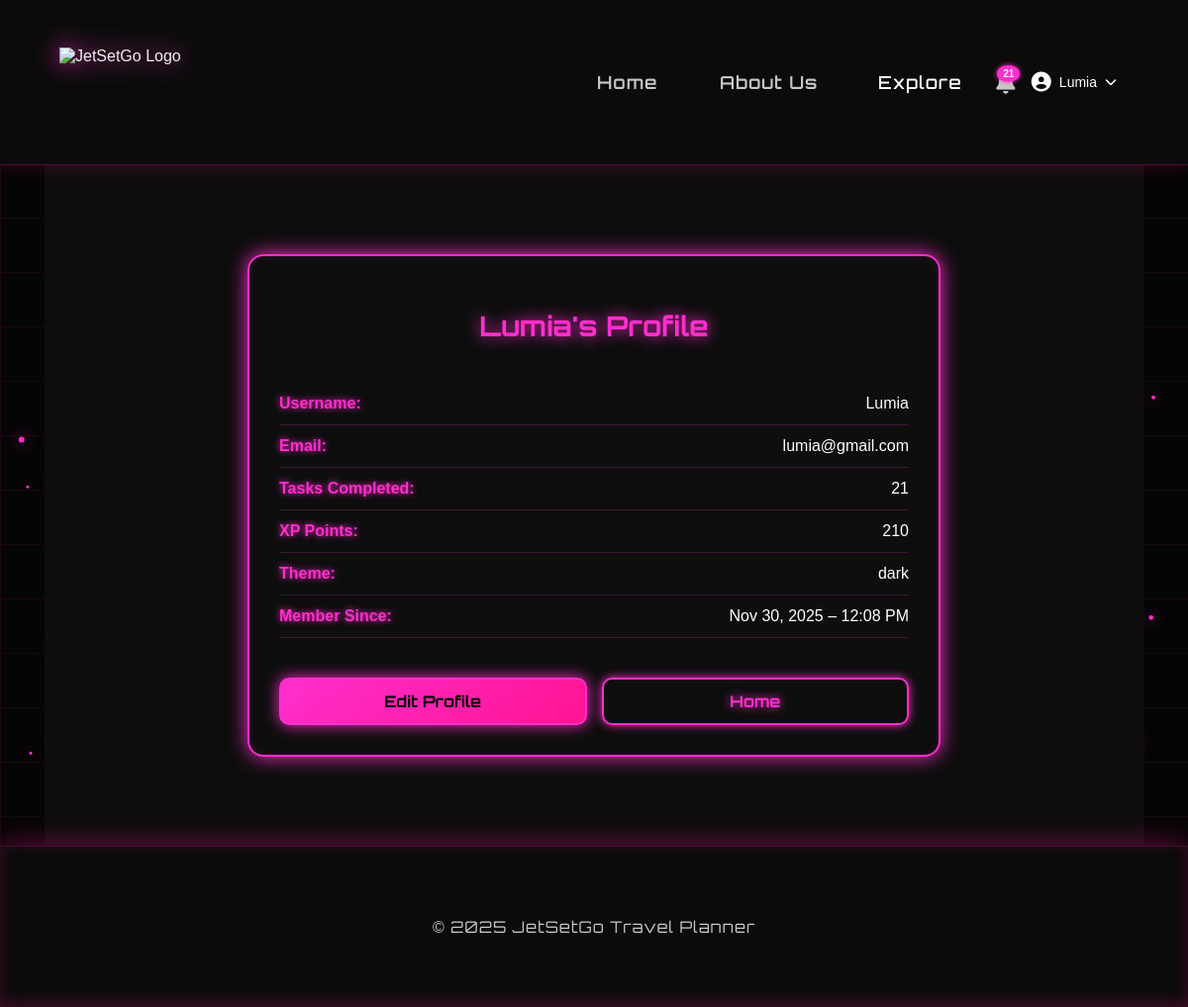
The app's page /profile (signed in) with its own data.
### app/models.py (models this page shows, shortened)
class User(db.Model):
    __tablename__ = 'user'
    id = db.Column(db.Integer, primary_key=True)
    username = db.Column(db.String(100), nullable=False)
    email = db.Column(db.String(100), unique=True, nullable=False)
    password = db.Column(db.String(200), nullable=False)
    shared_expenses = db.relationship("Expense", secondary=expense_shared, backref="users_shared")
    favorite_destinations = db.relationship(
        "FavoriteDestination",
        secondary=user_favorite_destinations,
        backref=db.backref("users_who_favorited", lazy="dynamic")
    )
    reviews = db.relationship("Review", backref="user", lazy=True, cascade="all, delete-orphan")

class UserStats(db.Model):
    __tablename__ = "user_stats"
    id = db.Column(db.Integer, primary_key=True)
    user_id = db.Column(db.Integer, db.ForeignKey("user.id"), unique=True, nullable=False)
    total_xp = db.Column(db.Integer, default=0)
    tasks_completed = db.Column(db.Integer, default=0)
    theme = db.Column(db.String(10), default="dark")
    created_at = db.Column(db.DateTime, default=datetime.utcnow)
    updated_at = db.Column(db.DateTime, default=datetime.utcnow, onupdate=datetime.utcnow)
    user = db.relationship("User", backref=db.backref("stats", uselist=False))
    badges = db.relationship("Badge", backref="user_stats", lazy=True, cascade="all, delete-orphan")

### app/routes/auth.py (the view)
@auth_bp.route("/profile")
def profile():
    if 'user_id' not in session:
        flash("Please log in to access your profile.", "danger")
        return redirect(url_for("auth.login"))
    user = User.query.get(session['user_id'])
    user_stats = UserStats.query.filter_by(user_id=user.id).first()
    return render_template("profile.html", user=user, user_stats=user_stats)

### app/templates/profile.html (shortened to what this page needs)
{% extends "base.html" %}
{% block content %}
<div class="profile-wrapper">
    <div class="profile-card">
        <h2 class="profile-title">{{ user.username }}'s Profile</h2>
        <div class="profile-details">
            <div class="detail-row">
                <span class="label">Username:</span>
                <span class="value">{{ user.username }}</span>
            </div>
            <div class="detail-row">
                <span class="label">Email:</span>
                <span class="value">{{ user.email }}</span>
            </div>
            <div class="detail-row">
                <span class="label">Tasks Completed:</span>
                <span class="value">{{ user_stats.tasks_completed }}</span>
            </div>
            <div class="detail-row">
                <span class="label">XP Points:</span>
                <span class="value">{{ user_stats.total_xp }}</span>
            </div>
            <div class="detail-row">
                <span class="label">Theme:</span>
                <span class="value">{{ user_stats.theme }}</span>
            </div>
            <div class="detail-row">
                <span class="label">Member Since:</span>
                <span class="value">{{ user_stats.created_at.strftime("%b %d, %Y – %I:%M %p") }}</span>
            </div>
        </div>
        <div class="profile-buttons">
            <a href="{{ url_for('auth.edit_profile') }}" class="btn neon-btn">Edit Profile</a>
            <a href="{{ url_for('view.user_home') }}" class="btn neon-outline">Home</a>
        </div>
    </div>
</div>
{% endblock %}

### app/templates/base.html (shortened to what this page needs)
<!DOCTYPE html>
<html lang="en">
<head>
    <link rel="stylesheet" href="{{ url_for('static', filename='css/style.css') }}">
    <link rel="stylesheet" href="https://cdnjs.cloudflare.com/ajax/libs/font-awesome/6.5.0/css/all.min.css">
</head>
<body>
<header>
    <div class="container nav-container">
        <img src="{{ url_for('static', filename='images/logo.png') }}" alt="JetSetGo Logo" class="logo">
        <nav>
            {% if 'user_id' in session and 'user_email' in session %}
            <a href="{{ url_for('view.user_home') }}">Home</a>
            {% else %}
            <a href="{{ url_for('view.landing') }}">Home</a>
            {% endif %}
            <a href="{{ url_for('main.about') }}">About Us</a>
            <a href="{{ url_for('social.explore') }}" class="nav-explore">Explore</a>
            <div class="notif-wrapper">
                <i class="fas fa-bell notif-bell" id="notifBell"></i>
                <span id="notifBadge" class="notif-badge" style="display:none;">0</span>
            </div>
            {% if 'user_id' in session and 'user_email' in session %}
                <div class="user-dropdown-wrapper">
                    <button class="user-dropdown-toggle">
                        <i class="fas fa-user-circle"></i>
                        <span class="username-display">{{ session.get('user_name', 'User') }}</span>
                        <i class="fas fa-chevron-down"></i>
                    </button>
                </div>
            {% else %}
                <a href="{{ url_for('auth.login') }}">Login</a>
                <a href="{{ url_for('auth.register') }}">Register</a>
            {% endif %}
        </nav>
    </div>
</header>
<main class="container">
    {% block content %}{% endblock %}
</main>
<footer>
    <div class="container">
        <p>&copy; {{ 2025 }} JetSetGo Travel Planner</p>
    </div>
</footer>
</body>
</html>

### app/static/css/style.css (style rules this page uses)
:root { --bg-color: #000000; --text-color: #f2f2f2; --soft-text: #c7c7c7; --card-bg: rgba(10, 10, 10, 0.8); --border-color: #ff2ecc; --neon-pink: #ff2ecc; --neon-hover: #ff5be0; }
body { background: var(--bg-color); color: var(--text-color); font-family: "Inter", sans-serif; margin: 0; padding: 0; opacity: 0; animation: fadeIn 0.9s ease-out forwards; }
a { transition: opacity 0.3s ease; }
.container { width: 90%; max-width: 1150px; margin: auto; }
body::before { content: ""; position: fixed; top: 0; left: 0; width: 100%; height: 100%; background-image: linear-gradient(rgba(255, 20, 147, 0.08) 1px, transparent 1px), linear-gradient(90deg, rgba(255, 20, 147, 0.08) 1px, transparent 1px); background-size: 55px 55px; animation: gridMove 32s linear infinite; z-index: -3; pointer-events: none !important; }
header { background: #0b0b0b; padding: 18px 0; border-bottom: 1px solid rgba(255, 20, 147, 0.3); box-shadow: 0 0 20px rgba(255, 20, 147, 0.2); position: relative; z-index: 20; }
header .container { display: flex; justify-content: space-between; align-items: center; }
.logo { height: 70px; filter: drop-shadow(0 0 12px var(--neon-pink)); }
nav a { margin-left: 30px; text-decoration: none; color: var(--soft-text); font-size: 18px; font-family: "Orbitron", sans-serif; letter-spacing: 1px; font-weight: 600; padding: 10px 14px; transition: 0.25s ease; position: relative; z-index: 20; }
.btn { width: 100%; padding: 12px 0; background: var(--neon-pink); color: #000; border: none; font-weight: 600; font-size: 16px; margin-top: 10px; border-radius: 8px; cursor: pointer; transition: 0.25s ease; box-shadow: 0 0 12px var(--neon-pink); position: relative; z-index: 20; }
footer { background: #0b0b0b; padding: 25px 0; text-align: center; color: var(--soft-text); border-top: 1px solid rgba(255, 20, 147, 0.25); font-family: "Orbitron", sans-serif; letter-spacing: 1px; box-shadow: 0 -5px 25px rgba(255, 20, 147, 0.3), inset 0 -5px 15px rgba(255, 20, 147, 0.2); position: relative; z-index: 20; }
.container { max-width: 1200px; margin: auto; padding: 30px 15px; position: relative; z-index: 10; }
.container h2 { color: var(--neon-pink); text-align: center; font-family: "Orbitron", sans-serif; text-shadow: 0 0 15px var(--neon-pink); margin-bottom: 40px; }
body { background: #050505; color: #eee; font-family: 'Poppins', sans-serif; }
.btn, .btn-small, .btn-clear { padding: 10px 18px; border: none; border-radius: 8px; background: var(--neon-pink); color: #000; cursor: pointer; font-weight: bold; transition: 0.2s ease; }
.notif-wrapper { position: relative; display: inline-block; margin-left: 18px; }
.notif-bell { font-size: 22px; color: var(--soft-text); cursor: pointer; transition: 0.25s ease; text-shadow: none; position: relative; top: 2px; }
.notif-badge { position: absolute; top: -5px; right: -5px; background: var(--neon-pink); color: white; font-size: 10px; padding: 3px 6px; border-radius: 50%; font-weight: bold; box-shadow: 0 0 5px var(--neon-pink); }
.profile-wrapper { max-width: 850px; margin: 80px auto; padding: 20px; position: relative; z-index: 10; }
.profile-card { background: rgba(10, 10, 10, 0.85); border: 2px solid var(--neon-pink); border-radius: 14px; padding: 35px 40px; box-shadow: 0 0 22px var(--neon-pink), inset 0 0 10px var(--neon-pink); backdrop-filter: blur(10px); animation: fadeIn 0.9s ease-out forwards; }
.profile-title { font-family: "Orbitron", sans-serif; font-size: 32px; color: var(--neon-pink); text-align: center; text-shadow: 0 0 15px var(--neon-pink); margin-bottom: 25px; }
.profile-details { width: 100%; margin-top: 10px; }
.detail-row { display: flex; justify-content: space-between; padding: 14px 0; border-bottom: 1px solid rgba(255, 20, 147, 0.25); }
.label { font-weight: 600; color: var(--neon-pink); text-shadow: 0 0 6px var(--neon-pink); }
.value { font-weight: 400; color: var(--soft-text); }
.profile-buttons { margin-top: 35px; display: flex; justify-content: space-between; }
.neon-btn { background: var(--neon-pink); color: black !important; padding: 12px 24px; border-radius: 10px; font-weight: 700; width: auto; font-size: 16px; box-shadow: 0 0 16px var(--neon-pink); transition: 0.25s ease; text-decoration: none; }
.neon-outline { padding: 12px 24px; border-radius: 10px; width: auto; text-decoration: none; border: 2px solid var(--neon-pink); color: var(--neon-pink) !important; background: transparent; font-weight: 700; font-size: 16px; text-shadow: 0 0 10px var(--neon-pink); transition: 0.25s ease; }

### records on screen
User: get "Lumia", username "Lumia", email "lumia@gmail.com"
UserStats: tasks_completed "21", total_xp "210", theme "dark", created_at "Nov 30, 2025 – 12:08 PM"

### other values on screen
{{ 2025 }} "2025"
